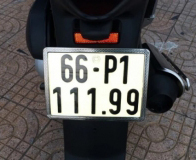
#> input picture uploads/image.jpg, 196 x 160 px, found by its file name
$ python process.py
#> lines starting #> are read from the running program, lines starting #| are printed output that depends on the picture
import cv2
from PIL import Image
import configparser
import os
import glob
import asyncio
from winrt.windows.media.ocr import OcrEngine
from winrt.windows.graphics.imaging import BitmapDecoder
from winrt.windows.storage import StorageFile
from winrt.windows.globalization import Language
import json

# Đọc ảnh ngõ vào và chuyển sang ảnh xám
image = cv2.imread('uploads/image.jpg')
#> image is the input picture: shape (160, 196, 3); mean B, G, R 85.8, 86.5, 89.1
image = cv2.resize(image, (352, 288))
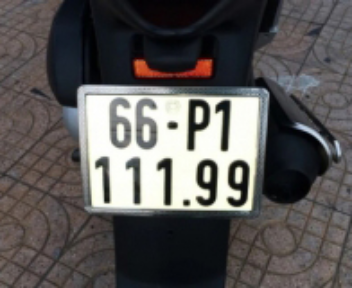
#> image: shape (288, 352, 3); mean B, G, R 85.7, 86.3, 88.9
gray = cv2.cvtColor(image, cv2.COLOR_BGR2GRAY)
#---------------------------------------

# khai báo file xml và config
#> (the run stopped early here; a loop or call above may not have finished)
